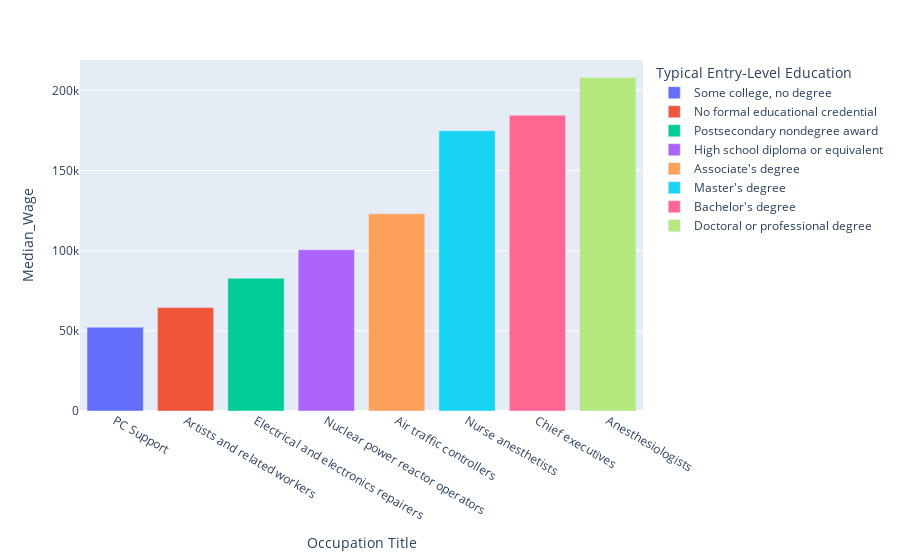

Notebook code for this chart:
### Code cell
fig = px.bar(result, x="Occupation Title", y="Median_Wage", color="Typical Entry-Level Education")
fig.show()

### Figure 1 — Plotly figure (JSON) as saved in the notebook; plotly's stock layout.template omitted (floating-point values rounded to 4 significant figures)
{"data": [{"alignmentgroup": "True", "hovertemplate": "Typical Entry-Level Education=Some college, no degree<br>Occupation Title=%{x}<br>Median_Wage=%{y}<extra></extra>", "legendgroup": "Some college, no degree", "marker": {"color": "#636efa"}, "name": "Some college, no degree", "offsetgroup": "Some college, no degree", "orientation": "v", "showlegend": true, "textposition": "auto", "type": "bar", "x": ["PC Support"], "xaxis": "x", "y": [52270], "yaxis": "y"}, {"alignmentgroup": "True", "hovertemplate": "Typical Entry-Level Education=No formal educational credential<br>Occupation Title=%{x}<br>Median_Wage=%{y}<extra></extra>", "legendgroup": "No formal educational credential", "marker": {"color": "#EF553B"}, "name": "No formal educational credential", "offsetgroup": "No formal educational credential", "orientation": "v", "showlegend": true, "textposition": "auto", "type": "bar", "x": ["Artists and related workers"], "xaxis": "x", "y": [64490], "yaxis": "y"}, {"alignmentgroup": "True", "hovertemplate": "Typical Entry-Level Education=Postsecondary nondegree award<br>Occupation Title=%{x}<br>Median_Wage=%{y}<extra></extra>", "legendgroup": "Postsecondary nondegree award", "marker": {"color": "#00cc96"}, "name": "Postsecondary nondegree award", "offsetgroup": "Postsecondary nondegree award", "orientation": "v", "showlegend": true, "textposition": "auto", "type": "bar", "x": ["Electrical and electronics repairers"], "xaxis": "x", "y": [82780], "yaxis": "y"}, {"alignmentgroup": "True", "hovertemplate": "Typical Entry-Level Education=High school diploma or equivalent<br>Occupation Title=%{x}<br>Median_Wage=%{y}<extra></extra>", "legendgroup": "High school diploma or equivalent", "marker": {"color": "#ab63fa"}, "name": "High school diploma or equivalent", "offsetgroup": "High school diploma or equivalent", "orientation": "v", "showlegend": true, "textposition": "auto", "type": "bar", "x": ["Nuclear power reactor operators"], "xaxis": "x", "y": [100530], "yaxis": "y"}, {"alignmentgroup": "True", "hovertemplate": "Typical Entry-Level Education=Associate's degree<br>Occupation Title=%{x}<br>Median_Wage=%{y}<extra></extra>", "legendgroup": "Associate's degree", "marker": {"color": "#FFA15A"}, "name": "Associate's degree", "offsetgroup": "Associate's degree", "orientation": "v", "showlegend": true, "textposition": "auto", "type": "bar", "x": ["Air traffic controllers"], "xaxis": "x", "y": [122990], "yaxis": "y"}, {"alignmentgroup": "True", "hovertemplate": "Typical Entry-Level Education=Master's degree<br>Occupation Title=%{x}<br>Median_Wage=%{y}<extra></extra>", "legendgroup": "Master's degree", "marker": {"color": "#19d3f3"}, "name": "Master's degree", "offsetgroup": "Master's degree", "orientation": "v", "showlegend": true, "textposition": "auto", "type": "bar", "x": ["Nurse anesthetists"], "xaxis": "x", "y": [174790], "yaxis": "y"}, {"alignmentgroup": "True", "hovertemplate": "Typical Entry-Level Education=Bachelor's degree<br>Occupation Title=%{x}<br>Median_Wage=%{y}<extra></extra>", "legendgroup": "Bachelor's degree", "marker": {"color": "#FF6692"}, "name": "Bachelor's degree", "offsetgroup": "Bachelor's degree", "orientation": "v", "showlegend": true, "textposition": "auto", "type": "bar", "x": ["Chief executives"], "xaxis": "x", "y": [184460], "yaxis": "y"}, {"alignmentgroup": "True", "hovertemplate": "Typical Entry-Level Education=Doctoral or professional degree<br>Occupation Title=%{x}<br>Median_Wage=%{y}<extra></extra>", "legendgroup": "Doctoral or professional degree", "marker": {"color": "#B6E880"}, "name": "Doctoral or professional degree", "offsetgroup": "Doctoral or professional degree", "orientation": "v", "showlegend": true, "textposition": "auto", "type": "bar", "x": ["Anesthesiologists"], "xaxis": "x", "y": [208000], "yaxis": "y"}], "layout": {"barmode": "relative", "legend": {"title": {"text": "Typical Entry-Level Education"}, "tracegroupgap": 0}, "margin": {"t": 60}, "xaxis": {"anchor": "y", "domain": [0, 1], "title": {"text": "Occupation Title"}}, "yaxis": {"anchor": "x", "domain": [0, 1], "title": {"text": "Median_Wage"}}}}
